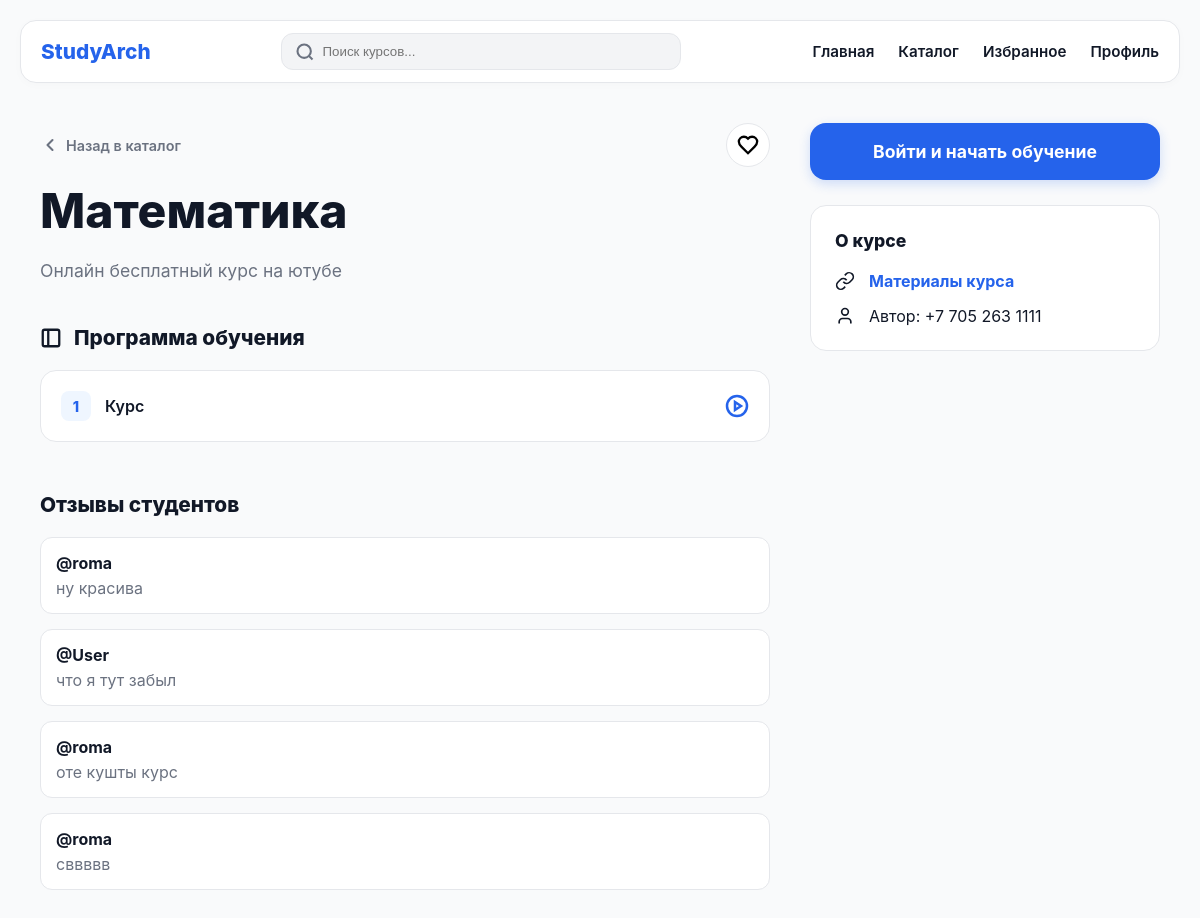
The app's page /course/1/ with its own data.
### courses/models.py (models this page shows, shortened)
class Course(models.Model):
    category = models.ForeignKey(
        'Category',
        on_delete=models.SET_NULL,
        null=True,
        blank=True,
        related_name='courses',
        verbose_name="Категория"
    )
    title = models.CharField(max_length=200, verbose_name="Название курса")
    description = models.TextField(verbose_name="Описание")
    author_contacts = models.CharField(max_length=200, blank=True, verbose_name="Контакты автора")
    course_url = models.URLField(blank=True, verbose_name="Ссылка на курс (YT/Сайт)")
    is_recommended = models.BooleanField(default=False, verbose_name="Рекомендовать на главной")
    created_at = models.DateTimeField(auto_now_add=True)

class Lesson(models.Model):
    course = models.ForeignKey(Course, on_delete=models.CASCADE, related_name='lessons')
    title = models.CharField(max_length=200)
    video_url = models.URLField(blank=True) # Ссылка на видео
    content = models.TextField()

class Comment(models.Model):
    course = models.ForeignKey(Course, on_delete=models.CASCADE, related_name='comments')
    user = models.ForeignKey(User, on_delete=models.CASCADE)
    text = models.TextField()
    created_at = models.DateTimeField(auto_now_add=True)

### courses/views.py (the view)
# urls.py: path('course/<int:course_id>/', course_detail, name='course_detail'),
def course_detail(request, course_id):
    course = get_object_or_404(Course, id=course_id)
    is_favorite = False
    is_enrolled = False
    if request.user.is_authenticated:
        is_favorite = Favorite.objects.filter(user=request.user, course=course).exists()
        is_enrolled = Enrollment.objects.filter(user=request.user, course=course).exists()
    else:
        is_favorite = course.id in request.session.get('favorites', [])
    return render(request, 'courses/detail.html', {
        'course': course,
        'is_favorite': is_favorite,
        'is_enrolled': is_enrolled
    })

### courses/templates/courses/detail.html (shortened to what this page needs)
<!DOCTYPE html>
<html lang="ru">
<head>
</head>
<body>
<header class="header-sticky">
    <a href="{% url 'home' %}" class="logo">StudyArch</a>
    <form action="{% url 'course_list' %}" method="get" class="search-container">
        <input type="text" name="q" class="search-input" placeholder="Поиск курсов...">
    </form>
    <nav class="nav-desktop">
        <a href="{% url 'home' %}">Главная</a>
        <a href="{% url 'course_list' %}">Каталог</a>
        <a href="{% url 'favorites_list' %}">Избранное</a>
        <a href="{% url 'profile' %}">Профиль</a>
    </nav>
</header>
<div class="container">
    <div class="course-main">
        <div class="course-header">
            <div class="top-meta">
                <a href="{% url 'course_list' %}" class="back-btn">
                    <svg width="20" height="20" viewBox="0 0 24 24" fill="none" stroke="currentColor" stroke-width="2.5" stroke-linecap="round" stroke-linejoin="round"><path d="m15 18-6-6 6-6"/></svg>
                    Назад в каталог
                </a>
                <button class="fav-btn-round ajax-fav-btn" data-url="{% url 'toggle_favorite' course.id %}">
                    <svg width="22" height="22" viewBox="0 0 24 24" fill="{% if is_favorite %}var(--fav){% else %}none{% endif %}" stroke="{% if is_favorite %}var(--fav){% else %}currentColor{% endif %}" stroke-width="2.5"><path d="M19 14c1.49-1.46 3-3.21 3-5.5A5.5 5.5 0 0 0 16.5 3c-1.76 0-3 .5-4.5 2-1.5-1.5-2.74-2-4.5-2A5.5 5.5 0 0 0 2 8.5c0 2.3 1.5 4.05 3 5.5l7 7Z"/></svg>
                </button>
            </div>
            <h1>{{ course.title }}</h1>
            <p class="description">{{ course.description }}</p>
        </div>
        <div class="section-title">
            <svg width="22" height="22" viewBox="0 0 24 24" fill="none" stroke="currentColor" stroke-width="2.5"><rect x="3" y="3" width="18" height="18" rx="2"/><line x1="9" y1="3" x2="9" y2="21"/></svg>
            Программа обучения
        </div>
        {% for lesson in course.lessons.all %}
            <a href="{% if lesson.video_url %}{{ lesson.video_url }}{% else %}#{% endif %}" class="lesson-card" {% if lesson.video_url %}target="_blank"{% endif %}>
                <div style="display: flex; align-items: center; gap: 14px;">
                    <span class="lesson-num">{{ forloop.counter }}</span>
                    <span style="font-weight: 600;">{{ lesson.title }}</span>
                </div>
                {% if lesson.video_url %}
                    <svg width="24" height="24" viewBox="0 0 24 24" fill="none" stroke="var(--primary)" stroke-width="2.5"><circle cx="12" cy="12" r="10"/><polygon points="10 8 16 12 10 16 10 8"/></svg>
                {% endif %}
            </a>
        {% endfor %}
        <div class="comment-section" style="margin-top: 50px;">
            <div class="section-title">Отзывы студентов</div>
            {% for comment in course.comments.all %}
                <div class="comment-box">
                    <strong style="display:block; margin-bottom:5px;">@{{ comment.user.username }}</strong>
                    <p style="margin:0; color: var(--gray);">{{ comment.text }}</p>
                </div>
            {% empty %}
                <p style="color: var(--gray);">Будьте первым, кто оставит отзыв!</p>
            {% endfor %}
        </div>
    </div>
    <div class="course-side">
        <div class="action-bar">
            {% if user.is_authenticated %}
                {% if is_enrolled %}
                    <div class="badge-success">Вы изучаете этот курс</div>
                {% else %}
                    <a href="{% url 'enroll_course' course.id %}" class="btn-primary">Начать обучение</a>
                {% endif %}
            {% else %}
                <a href="{% url 'login' %}" class="btn-primary">Войти и начать обучение</a>
            {% endif %}
        </div>
        <div class="info-card">
            <div style="font-weight: 800; margin-bottom: 20px; font-size: 1.1rem;">О курсе</div>
            <div class="info-row">
                <svg width="20" height="20" viewBox="0 0 24 24" fill="none" stroke="currentColor" stroke-width="2"><path d="M10 13a5 5 0 0 0 7.54.54l3-3a5 5 0 0 0-7.07-7.07l-1.72 1.71"/><path d="M14 11a5 5 0 0 0-7.54-.54l-3 3a5 5 0 0 0 7.07 7.07l1.71-1.71"/></svg>
                {% if course.course_url %}
                    <a href="{{ course.course_url }}" target="_blank">Материалы курса</a>
                {% else %}
                    <span style="color: var(--gray);">Материалы не указаны</span>
                {% endif %}
            </div>
            <div class="info-row">
                <svg width="20" height="20" viewBox="0 0 24 24" fill="none" stroke="currentColor" stroke-width="2"><path d="M19 21v-2a4 4 0 0 0-4-4H9a4 4 0 0 0-4 4v2"/><circle cx="12" cy="7" r="4"/></svg>
                <span>Автор: {{ course.author_contacts|default:"+7 705 263 1111" }}</span>
            </div>
        </div>
    </div>
</div>
</body>
</html>

### courses/templates/courses/detail.html (style rules this page uses)
* { box-sizing: border-box; }
:root { --primary: #2563EB; --bg: #F9FAFB; --text: #111827; --card-bg: #ffffff; --border: #E5E7EB; --gray: #6B7280; --fav: #EF4444; --radius: 16px; }
body { margin: 0; padding: 0 0 180px 0; font-family: -apple-system, BlinkMacSystemFont, "Segoe UI", Roboto, sans-serif; background: var(--bg); color: var(--text); -webkit-font-smoothing: antialiased; }
.container { max-width: 1160px; margin: auto; padding: 0 20px; }
.header-sticky { position: sticky; top: 10px; background: var(--card-bg); padding: 12px 20px; border-radius: var(--radius); border: 1px solid var(--border); box-shadow: 0 2px 10px rgba(0,0,0,.02); margin: 10px 20px 25px; z-index: 1000; display: flex; align-items: center; justify-content: space-between; gap: 15px; }
.logo { font-size: 1.3rem; font-weight: 800; color: var(--primary); text-decoration: none; }
.search-container { position: relative; flex-grow: 1; max-width: 400px; }
.search-input { width: 100%; padding: 10px 15px 10px 40px; border-radius: 12px; border: 1px solid var(--border); background: #F3F4F6; outline: none; transition: 0.2s; }
.nav-desktop { display: none; gap: 24px; }
.nav-desktop a { text-decoration: none; color: var(--text); font-weight: 600; font-size: 0.95rem; }
.course-header { margin-bottom: 30px; }
.top-meta { display: flex; align-items: center; justify-content: space-between; margin-bottom: 15px; }
.back-btn { display: flex; align-items: center; text-decoration: none; color: var(--gray); font-weight: 600; gap: 6px; font-size: 0.9rem; }
.fav-btn-round { background: white; border: 1px solid var(--border); padding: 10px; border-radius: 50%; display: flex; cursor: pointer; transition: 0.2s; outline: none; }
h1 { font-size: 2.2rem; margin: 0 0 15px; font-weight: 800; line-height: 1.2; }
.description { color: var(--gray); font-size: 1.1rem; line-height: 1.6; max-width: 800px; }
.info-card { background: var(--card-bg); border-radius: var(--radius); padding: 24px; border: 1px solid var(--border); }
.info-row { display: flex; align-items: center; gap: 14px; margin-bottom: 15px; }
.info-row:last-child { margin-bottom: 0; }
.info-row a { color: var(--primary); text-decoration: none; font-weight: 700; }
.section-title { font-size: 1.3rem; font-weight: 800; margin: 40px 0 20px; display: flex; align-items: center; gap: 12px; }
.lesson-card { background: white; padding: 20px; border-radius: var(--radius); margin-bottom: 12px; display: flex; justify-content: space-between; align-items: center; border: 1px solid var(--border); text-decoration: none; color: inherit; transition: 0.2s; }
.lesson-num { font-weight: 800; color: var(--primary); background: #EFF6FF; width: 30px; height: 30px; display: flex; align-items: center; justify-content: center; border-radius: 8px; font-size: 0.9rem; }
.comment-box { background: white; border-radius: 12px; padding: 15px; border: 1px solid var(--border); margin-bottom: 15px; }
.action-bar { position: fixed; bottom: 85px; left: 20px; right: 20px; background: rgba(255, 255, 255, 0.98); backdrop-filter: blur(12px); padding: 15px; border-radius: 20px; border: 1px solid var(--border); z-index: 1100; box-shadow: 0 10px 30px rgba(0,0,0,0.08); }
.btn-primary { display: block; width: 100%; padding: 18px; background: var(--primary); color: white; border-radius: var(--radius); text-decoration: none; text-align: center; font-weight: 700; font-size: 1.1rem; box-shadow: 0 4px 12px rgba(37, 99, 235, 0.2); }
@media (min-width: 1024px) { body { padding-bottom: 50px; } }
@media (min-width: 1024px) { .header-sticky { margin: 20px auto; max-width: 1160px; } }
@media (min-width: 1024px) { .nav-desktop { display: flex !important; } }
@media (min-width: 1024px) { .container { padding: 20px; display: grid; grid-template-columns: 1fr 350px; gap: 40px; align-items: start; } }
@media (min-width: 1024px) { .course-main { grid-column: 1; } }
@media (min-width: 1024px) { .course-side { grid-column: 2; position: sticky; top: 100px; } }
@media (min-width: 1024px) { .action-bar { position: static; width: 100%; padding: 0; background: none; border: none; box-shadow: none; margin-bottom: 25px; } }
@media (min-width: 1024px) { h1 { font-size: 3rem; } }

### records on screen
Course: title "Математика", description "Онлайн бесплатный курс на ютубе", author_contacts "+7 705 263 1111"
Lesson: title "Курс"
Comment: user.username "roma", text "ну красива"
Comment: user.username "User", text "что я тут забыл"
Comment: user.username "roma", text "оте кушты курс"
Comment: user.username "roma", text "сввввв"
